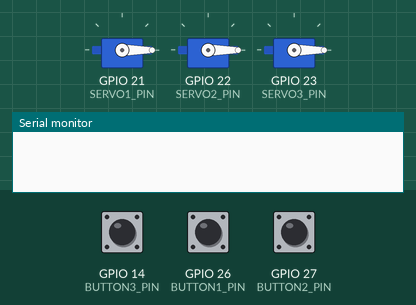
Simulated run of this program. Board: ESP32. On the bench: 3 × servo, the last lines printed to the serial monitor. The inputs (shaded band) are chosen by the test bench; at power-on: GPIO 14 (BUTTON3_PIN) HIGH, GPIO 26 (BUTTON1_PIN) HIGH, GPIO 27 (BUTTON2_PIN) HIGH.

Above: at 1.2 s.
1.3 s: GPIO 14 (BUTTON3_PIN) pulled LOW for 0.15 s
At 2.5 s:
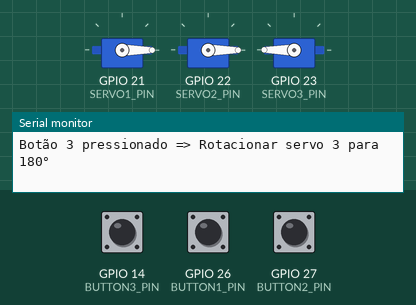
2.9 s: GPIO 26 (BUTTON1_PIN) pulled LOW for 0.15 s
At 3.7 s:
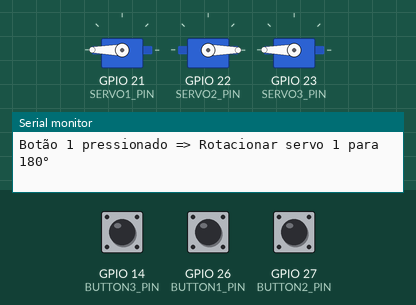
4.5 s: GPIO 27 (BUTTON2_PIN) pulled LOW for 0.15 s
At 4.9 s:
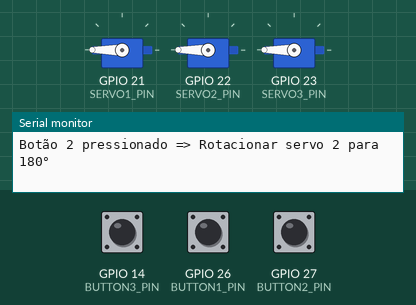
6.1 s: GPIO 14 (BUTTON3_PIN) pulled LOW for 1 s
At 7.4 s:
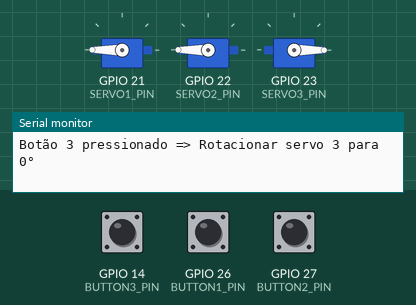
8.6 s: GPIO 26 (BUTTON1_PIN) pulled LOW for 1 s
At 9.3 s:
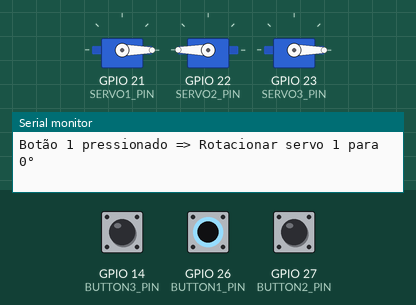
11.1 s: GPIO 14 (BUTTON3_PIN) pulled LOW for 0.15 s
At 12.3 s:
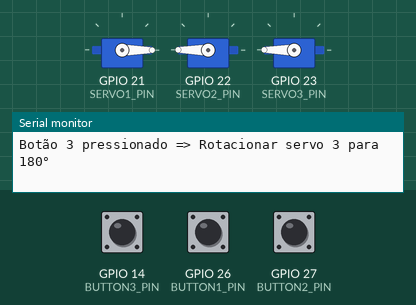
Timing chart, 0 to 13.7 s (numbered marks = the images above; inputs shaded):
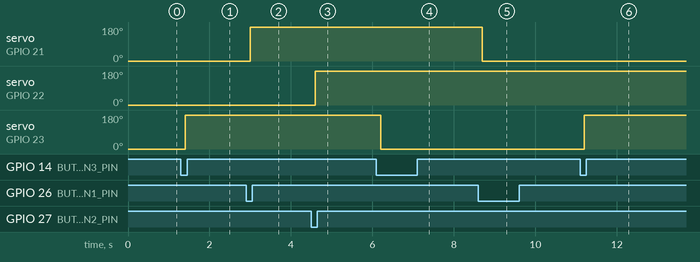

Measured:
- after the input at 1.3 s, servo on GPIO 23 (SERVO3_PIN): 0° → 180° after 0.10 s
- after the input at 2.9 s, servo on GPIO 21 (SERVO1_PIN): 0° → 180° after 0.10 s
- after the input at 4.5 s, servo on GPIO 22 (SERVO2_PIN): 0° → 180° after 0.10 s
- after the input at 6.1 s, servo on GPIO 23 (SERVO3_PIN): 180° → 0° after 0.10 s
- after the input at 8.6 s, servo on GPIO 21 (SERVO1_PIN): 180° → 0° after 0.10 s
- after the input at 11.1 s, servo on GPIO 23 (SERVO3_PIN): 0° → 180° after 0.10 s

The program:

main.cpp
```cpp
#include <ESP32Servo.h>
#include <ezButton.h>

// Definições de pinos
#define BUTTON1_PIN 26 // Botão 1
#define BUTTON2_PIN 27 // Botão 2
#define BUTTON3_PIN 14 // Botão 3

#define SERVO1_PIN 21  // Servo 1
#define SERVO2_PIN 22  // Servo 2
#define SERVO3_PIN 23  // Servo 3

// Instâncias de botões e servos
ezButton button1(BUTTON1_PIN);
ezButton button2(BUTTON2_PIN);
ezButton button3(BUTTON3_PIN);

Servo servo1;
Servo servo2;
Servo servo3;

int angle1 = 0; // Ângulo inicial para servo 1
int angle2 = 0; // Ângulo inicial para servo 2
int angle3 = 0; // Ângulo inicial para servo 3

void setup() {
  Serial.begin(9600);

  // Configuração de debounce para os botões
  button1.setDebounceTime(100);
  button2.setDebounceTime(100);
  button3.setDebounceTime(100);

  // Configuração dos pinos dos servos
  servo1.attach(SERVO1_PIN);
  servo2.attach(SERVO2_PIN);
  servo3.attach(SERVO3_PIN);

  // Posicionar os servos inicialmente no ângulo 0
  servo1.write(angle1);
  servo2.write(angle2);
  servo3.write(angle3);
}

void loop() {
  // Atualizar o estado dos botões
  button1.loop();
  button2.loop();
  button3.loop();

  // Verificar se o botão 1 foi pressionado
  if (button1.isPressed()) {
    angle1 = (angle1 == 0) ? 180 : 0; // Alternar entre 0° e 180°
    Serial.print("Botão 1 pressionado => Rotacionar servo 1 para ");
    Serial.print(angle1);
    Serial.println("°");
    servo1.write(angle1);
  }

  // Verificar se o botão 2 foi pressionado
  if (button2.isPressed()) {
    angle2 = (angle2 == 0) ? 180 : 0; // Alternar entre 0° e 180°
    Serial.print("Botão 2 pressionado => Rotacionar servo 2 para ");
    Serial.print(angle2);
    Serial.println("°");
    servo2.write(angle2);
  }

  // Verificar se o botão 3 foi pressionado
  if (button3.isPressed()) {
    angle3 = (angle3 == 0) ? 180 : 0; // Alternar entre 0° e 180°
    Serial.print("Botão 3 pressionado => Rotacionar servo 3 para ");
    Serial.print(angle3);
    Serial.println("°");
    servo3.write(angle3);
  }
}
```
